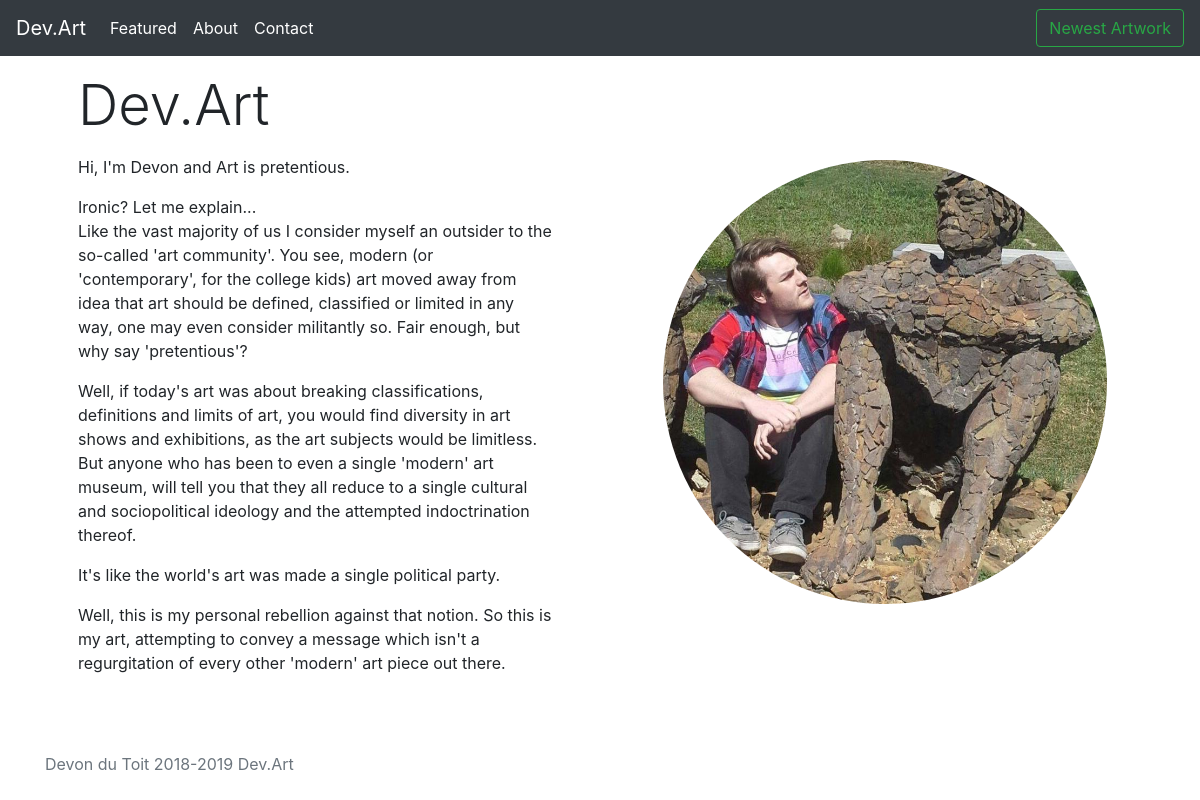
The page /about/ on the database its author committed.
### main/models.py (models this page shows, shortened)
class About(models.Model):
    about_image = models.FileField(upload_to='about_image', blank=True)
    about_title = models.CharField(max_length=200)
    about_text = models.TextField()

### main/views.py (the view)
# urls.py: path('about/', views.about, name='about'),
def about(request):
    labout = About.objects.all()
    return render(request, 'main/about.html', {'labout':labout})

### main/templates/main/about.html (shortened to what this page needs)
{% extends 'base.html' %}
{% block about %}
    <div class="container">
        {% for t in labout %}
    <div class="row align-items-center">
        <div class="col-6  p-5">
            <h2 class="display-4">{{t.about_title}}</h2>
            <p class="lead">{{t.about_text|linebreaks}}</p>
        </div>
        <div class="col-6">
            <div class="p-5">
                <img class="img-fluid rounded-circle" src="/media/{{t.about_image}}" alt="Artist Profile">
            </div>
        </div>
    </div>
    {% endfor %}
{% endblock %}
{% block footer%}
    <div class="navbar fixed-bottom">
        <footer class="container">
          <p class="text-muted">Devon du Toit 2018-2019 Dev.Art</p>
        </footer>
    </div>
{% endblock %}

### rows shown on the page
About: about_title "Dev.Art", about_text "Hi, I'm Devon and Art is pretentious. Ironic? Let me explain... Like the vast majority of us I consider myself an outsider to the so-called 'art community'. You see, modern (or 'contemporary', for the college kids) art moved away from idea that art should be defined, classified or limited in any way, one may even consider militantly so. Fair enough, but why say 'pretentious'? Well, if today's art was about breaking classifications, definitions and limits of art, you would find diversity in art shows and exhibitions, as the art subjects would be limitless. But anyone who has been to even a single 'modern' art museum, will tell you that they all reduce to a single cultural and sociopolitical…", about_image (picture)
